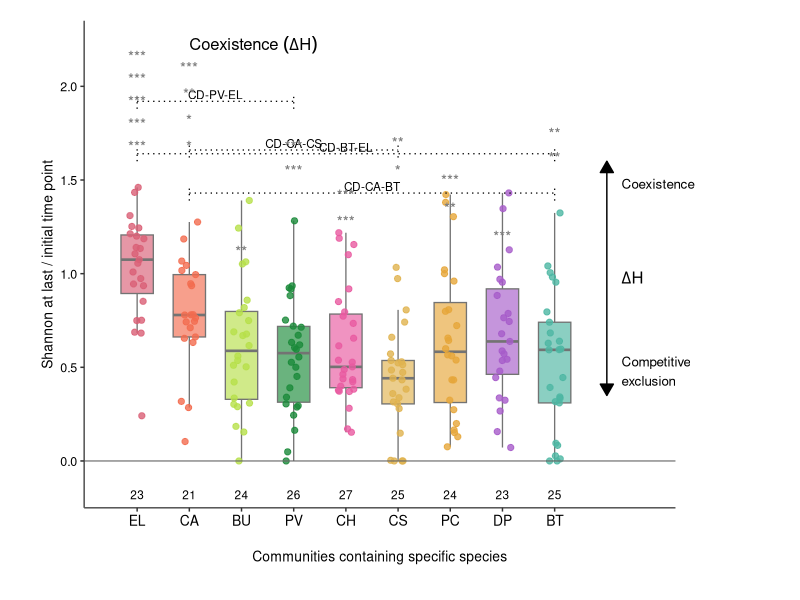

The R source for this figure:
# install.packages(c("tidyverse", "grid"))
library(tidyverse)
library(grid)

# -----------------------------
# 1. Example data
# Replace this section with your real data
# Required columns:
#   species
#   shannon_ratio
# -----------------------------

set.seed(1)

species_order <- c("EL", "CA", "BU", "PV", "CH", "CS", "PC", "DP", "BT")
n_values <- c(23, 21, 24, 26, 27, 25, 24, 23, 25)

means <- c(0.95, 0.80, 0.55, 0.50, 0.60, 0.55, 0.65, 0.60, 0.45)
sds   <- c(0.32, 0.35, 0.35, 0.36, 0.35, 0.36, 0.35, 0.36, 0.35)

df <- map2_dfr(species_order, seq_along(species_order), function(sp, i) {
  tibble(
    species = sp,
    shannon_ratio = pmax(0, pmin(1.65, rnorm(n_values[i], means[i], sds[i])))
  )
})

df <- df %>%
  mutate(
    species = factor(species, levels = species_order),
    x = as.numeric(species)
  )

# -----------------------------
# 2. Colors
# -----------------------------

pal <- c(
  "EL" = "#d95f76",
  "CA" = "#f26c4f",
  "BU" = "#b7df4a",
  "PV" = "#1b8a3a",
  "CH" = "#e85aa0",
  "CS" = "#e0b34f",
  "PC" = "#e6a63a",
  "DP" = "#a65cc9",
  "BT" = "#4db6a2"
)

# -----------------------------
# 3. Per-community significance stars
# Edit this table for your real annotations
# -----------------------------

star_df <- tribble(
  ~species, ~y,    ~label, ~col,
  "EL",     1.68,  "***",  "#d95f76",
  "EL",     1.80,  "***",  "#1b8a3a",
  "EL",     1.92,  "***",  "#4db6a2",
  "EL",     2.04,  "***",  "#e85aa0",
  "EL",     2.16,  "***",  "#b7df4a",
  
  "CA",     1.68,  "*",    "#e0b34f",
  "CA",     1.82,  "*",    "#4db6a2",
  "CA",     1.96,  "**",   "#1b8a3a",
  "CA",     2.10,  "***",  "#d95f76",
  
  "BU",     1.12,  "**",   "#b7df4a",
  
  "PV",     1.55,  "***",  "#1b8a3a",
  "PV",     1.68,  "***",  "#d95f76",
  
  "CH",     1.28,  "***",  "#e85aa0",
  "CH",     1.42,  "***",  "#e0b34f",
  
  "CS",     1.55,  "*",    "#e0b34f",
  "CS",     1.70,  "**",   "#d95f76",
  
  "PC",     1.35,  "**",   "#e6a63a",
  "PC",     1.50,  "***",  "#d95f76",
  
  "DP",     1.20,  "***",  "#a65cc9",
  
  "BT",     1.62,  "**",   "#4db6a2",
  "BT",     1.75,  "**",   "#d95f76"
) %>%
  mutate(
    species = factor(species, levels = species_order),
    x = as.numeric(species)
  )

# -----------------------------
# 4. Horizontal dashed comparison lines
# Edit xmin/xmax/y/label as needed
# -----------------------------

comp_df <- tribble(
  ~xmin, ~xmax, ~y,    ~label,
  1,     4,     1.92,  "CD-PV-EL",
  2,     6,     1.66,  "CD-CA-CS",
  1,     9,     1.64,  "CD-BT-EL",
  2,     9,     1.43,  "CD-CA-BT"
)

# -----------------------------
# 5. Plot
# -----------------------------

p <- ggplot(df, aes(x = x, y = shannon_ratio)) +
  
  # boxplots
  geom_boxplot(
    aes(fill = species),
    width = 0.62,
    outlier.shape = NA,
    color = "gray45",
    alpha = 0.65,
    linewidth = 0.45
  ) +
  
  # jittered points
  geom_jitter(
    aes(color = species),
    width = 0.16,
    size = 1.8,
    alpha = 0.8
  ) +
  
  # zero reference
  geom_hline(yintercept = 0, color = "gray40", linewidth = 0.4) +
  
  # comparison dashed horizontal lines
  geom_segment(
    data = comp_df,
    aes(x = xmin, xend = xmax, y = y, yend = y),
    inherit.aes = FALSE,
    linetype = "dotted",
    linewidth = 0.45,
    color = "black"
  ) +
  
  # small vertical ends for comparison lines
  geom_segment(
    data = comp_df,
    aes(x = xmin, xend = xmin, y = y - 0.04, yend = y + 0.04),
    inherit.aes = FALSE,
    linetype = "dotted",
    linewidth = 0.45,
    color = "black"
  ) +
  geom_segment(
    data = comp_df,
    aes(x = xmax, xend = xmax, y = y - 0.04, yend = y + 0.04),
    inherit.aes = FALSE,
    linetype = "dotted",
    linewidth = 0.45,
    color = "black"
  ) +
  
  # labels for comparison lines
  geom_text(
    data = comp_df,
    aes(x = (xmin + xmax) / 2, y = y + 0.035, label = label),
    inherit.aes = FALSE,
    size = 3.0,
    color = "black"
  ) +
  
  # significance stars
  geom_text(
    data = star_df,
    aes(x = x, y = y, label = label, color = col),
    inherit.aes = FALSE,
    size = 3.6,
    fontface = "bold",
    show.legend = FALSE
  ) +
  
  # right-side double arrow
  annotate(
    "segment",
    x = 10.0, xend = 10.0,
    y = 0.35, yend = 1.60,
    arrow = arrow(
      length = unit(0.13, "inches"),
      ends = "both",
      type = "closed"
    ),
    linewidth = 0.5
  ) +
  
  annotate("text", x = 10.28, y = 1.48, label = "Coexistence", hjust = 0, size = 3.4) +
  annotate("text", x = 10.28, y = 0.98, label = expression(Delta*H), hjust = 0, size = 4.2) +
  annotate("text", x = 10.28, y = 0.48, label = "Competitive\nexclusion", hjust = 0, size = 3.4) +
  
  # n labels below x axis
  annotate(
    "text",
    x = 1:9,
    y = -0.18,
    label = n_values,
    size = 3.0
  ) +
  annotate(
    "text",
    x = 0.35,
    y = -0.18,
    label = "n=",
    size = 3.0,
    hjust = 0
  ) +
  
  # title-like label
  annotate(
    "text",
    x = 2.0,
    y = 2.22,
    label = expression("Coexistence " * (Delta*H)),
    hjust = 0,
    size = 4.2,
    fontface = "bold"
  ) +
  
  # panel letter
  annotate(
    "text",
    x = -0.1,
    y = 2.25,
    label = "E",
    size = 8,
    fontface = "bold"
  ) +
  
  scale_x_continuous(
    breaks = 1:9,
    labels = species_order,
    limits = c(0.5, 10.8)
  ) +
  
  scale_y_continuous(
    breaks = seq(0, 2.0, 0.5),
    limits = c(-0.25, 2.35),
    expand = expansion(mult = c(0, 0))
  ) +
  
  scale_fill_manual(values = pal) +
  scale_color_manual(values = pal) +
  
  labs(
    x = "Communities containing specific species",
    y = "Shannon at last / initial time point"
  ) +
  
  theme_classic(base_size = 11) +
  theme(
    legend.position = "none",
    axis.title.x = element_text(size = 10, margin = margin(t = 15)),
    axis.title.y = element_text(size = 10),
    axis.text.x = element_text(size = 10, color = "black"),
    axis.text.y = element_text(size = 9, color = "black"),
    axis.line = element_line(linewidth = 0.5, color = "gray30"),
    plot.margin = margin(15, 90, 25, 30)
  ) +
  
  coord_cartesian(clip = "off")

p
